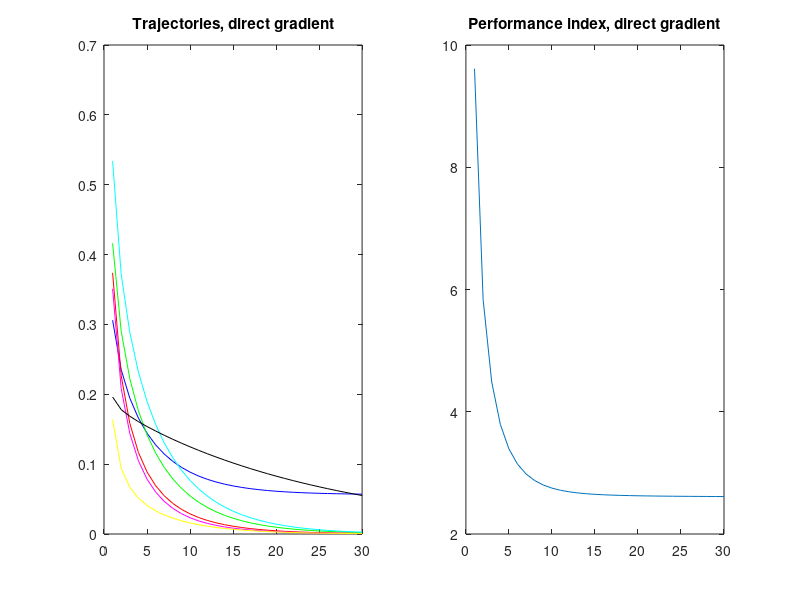
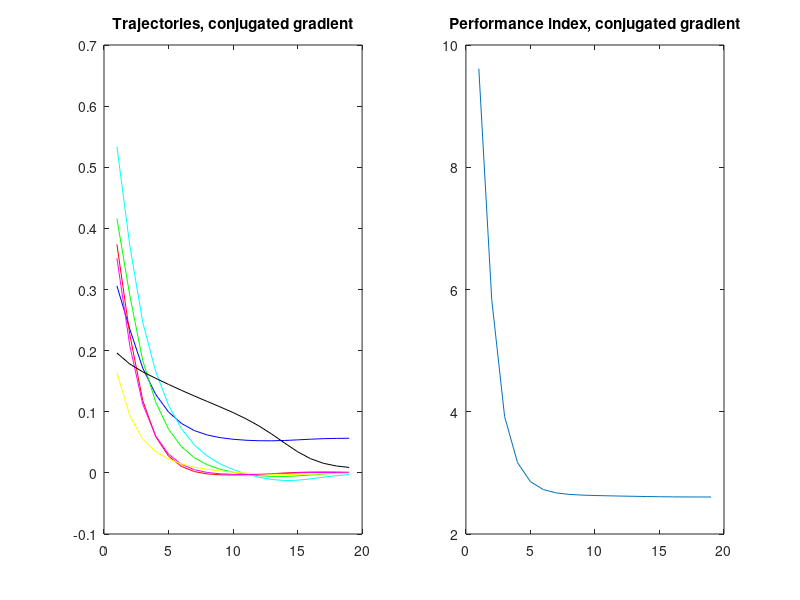

Write the MATLAB code that produced these figures, in order.
clear all
close all
clc

%% Init
K = 30;
N = 7;
eps = 0.25;

A = 0.6;
B = 0.9;
Q = 7;
H = 2;
F = 4;

u = zeros(K, N);
u(1, :) = [0.1, 0.4, 0.3, 0.5, 0.2, 0.1, 0.2];
x = zeros(K, N + 1);
x(:, 1) = 0.6;
p = zeros(1, N + 1);
b = zeros(1, N);
J = zeros(K, 1);
t = 0.01;

%% Algorithm
for iter = 1 : K
    for i = 2 : size(x, 2)
        x(iter, i) = A * x(iter, i - 1) ^ 2 + B * u(iter, i - 1);
    end
    p(end) = 2 * F * x(end) ^ 3;
    for i = N : -1 : 1
        p(i) = 2 * x(iter,i) * (Q + p(i + 1) * A);
    end
    for i = 1 : length(b)
        b(i) = 2 * H * u(iter, i) + B * p(i + 1);
    end
    J(iter) = sum(Q * x(iter, 1 : end - 1) .^ 2 + H * u(iter, :) .^ 2) + ...
              F / 2 * x(end) ^ 4;   
    if norm(b) < eps
        break;
    end
    u(iter + 1, :) = u(iter, :) - t * b;
end

%% Plot
colors = ['b', 'g', 'r', 'c', 'm', 'y', 'k'];
figure;
subplot(1, 2, 1);
for i = 2 : N + 1
    plot(x(1 : iter, i), colors(i - 1));
    hold on;
end
title('Trajectories, direct gradient');
hold off;

subplot(1, 2, 2);
plot(J(1 : iter));
title('Performance index, direct gradient');

%% Algorithm
for iter = 1 : K
    for i = 2 : size(x, 2)
        x(iter, i) = A * x(iter, i - 1) ^ 2 + B * u(iter, i - 1);
    end
    p(end) = 2 * F * x(end) ^ 3;
    for i = N : -1 : 1
        p(i) = 2 * x(iter,i) * (Q + p(i + 1) * A);
    end
    b_old = b;
    for i = 1 : length(b)
        b(i) = 2 * H * u(iter, i) + B * p(i + 1);
    end
    if iter == 1
        d = -b;
    else
        d = -b + norm(b) ^ 2 / norm(b_old) ^ 2 * d;
    end
    J(iter) = sum(Q * x(iter, 1 : end - 1) .^ 2 + H * u(iter, :) .^ 2) + ...
              F / 2 * x(end) ^ 4;
    if norm(d) < eps
        break;
    end
    u(iter + 1, :) = u(iter, :) + t * d;
end

%% Plot
colors = ['b', 'g', 'r', 'c', 'm', 'y', 'k'];
figure;
subplot(1, 2, 1);
for i = 2 : N + 1
    plot(x(1 : iter, i), colors(i - 1));
    hold on;
end
title('Trajectories, conjugated gradient');
hold off;

subplot(1, 2, 2);
plot(J(1 : iter));
title('Performance index, conjugated gradient');